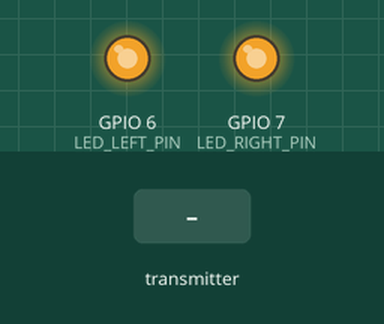
This sketch was run on a simulated ESP32-S3. On the bench: output pins drawn as LEDs (lit = HIGH). Inputs (shaded band) come from the test bench. What the sketch prints to the serial monitor is not drawn.

Above: at 1.2 s.
1.3 s: the transmitter starts sending target_id = 0
At 2.8 s:
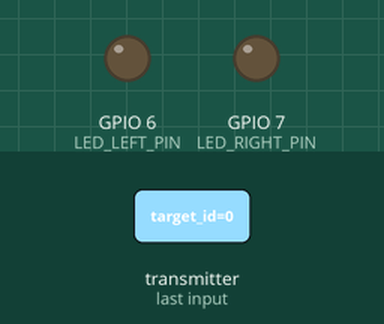
3.5 s: the transmitter starts sending direction.0 = 4095
5.5 s: the transmitter starts sending direction.1 = 4095
7.5 s: the transmitter starts sending direction.2 = 4095
9.5 s: the transmitter starts sending direction.3 = 4095
Timing chart, 0 to 12.5 s (numbered marks = the images above; inputs shaded):
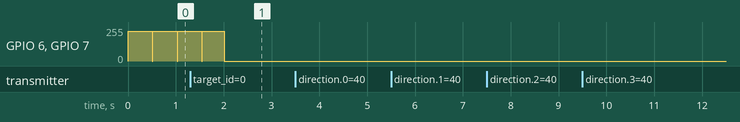

The sketch:

glasses.ino
```cpp
#include <esp_now.h>
#include <WiFi.h>
#include <string.h>

// 目标信息结构体
typedef struct {
  uint8_t target_id;
  int8_t angle;       // 正值：右侧，负值：左侧
  uint8_t distance;   // 单位：m (0~100)
  uint16_t speed;     // 单位：km/h
  char direction[4];  // "近" 或 "远"
} TargetInfo;

TargetInfo receivedTarget;
unsigned long lastDataTimeLeft = 0;
unsigned long lastDataTimeRight = 0;

// LED 引脚定义
const int LED_LEFT_PIN  = 6;
const int LED_RIGHT_PIN = 7;

// LED 控制变量
unsigned long previousMillisLeft = 0;
unsigned long previousMillisRight = 0;
bool leftLEDState = false;
bool rightLEDState = false;

// 固定开灯时长（ms）
const unsigned long LED_ON_DURATION = 500;

// PWM输出占空比（约2.9V输出）
const int PWM_DUTY = 225;

// ESP-NOW接收回调函数
void OnDataRecv(const esp_now_recv_info_t *info, const uint8_t *incomingData, int len) {
  if (len == sizeof(TargetInfo)) {
    memcpy(&receivedTarget, incomingData, sizeof(TargetInfo));

    Serial.printf("收到目标%d: 角度 %+03d° | 距离 %03dm | 方向 %s | 速度 %03dkm/h\n",
                  receivedTarget.target_id,
                  receivedTarget.angle,
                  receivedTarget.distance,
                  receivedTarget.direction,
                  receivedTarget.speed);

    if (receivedTarget.distance <= 100 && receivedTarget.speed >= 5 && strcmp(receivedTarget.direction, "近") == 0) {
      unsigned long blinkInterval = calculateBlinkInterval(receivedTarget.distance, receivedTarget.speed);

      // **左侧目标**
      if (receivedTarget.angle < -3) {
        lastDataTimeLeft = millis();  // 更新左侧数据时间
        previousMillisLeft = 0;       // 让 LED 立即执行更新
      }

      // **右侧目标**
      else if (receivedTarget.angle > 3) {
        lastDataTimeRight = millis(); // 更新右侧数据时间
        previousMillisRight = 0;      // 让 LED 立即执行更新
      }

      // **目标在后方（|angle| ≤ 3）**
      else {
        lastDataTimeLeft = millis();
        lastDataTimeRight = millis();
        previousMillisLeft = 0;
        previousMillisRight = 0;
      }
    }
  }
}

// 根据距离与速度计算闪烁间隔（单位：ms）
unsigned long calculateBlinkInterval(uint8_t distance, uint16_t speed) {
  float interval = 2.0;  // 初始最大间隔 2 秒

  // **距离因素**（100m ~ 0m）
  if (distance > 40) interval = 2.0;   // 远离（>80m）
  else if (distance > 30) interval = 1.5;
  else if (distance > 20) interval = 1.0;
  else if (distance > 10) interval = 0.5;
  else if (distance > 5) interval = 0.25;
  else interval = 0.0;   // ≤10m，持续亮灯

  // **速度因素**（5km/h ~ 80km/h）
  if (speed > 60) interval -= 1.5;   // 超高速（亮灯）
  else if (speed > 40) interval -= 1.0;
  else if (speed > 20) interval -= 0.5;
  else if (speed > 10) interval -= 0.25;

  // **确保间隔在 0.0~2.0 之间**
  if (interval < 0.0) interval = 0.0;
  if (interval > 2.0) interval = 2.0;

  return (unsigned long)(interval * 1000);  // 转换为毫秒
}


// **LED 更新函数**（独立处理）
void updateLED(uint8_t pin, unsigned long &previousMillis, bool &ledState, unsigned long interval) {
  unsigned long currentMillis = millis();

  if (ledState && currentMillis - previousMillis >= LED_ON_DURATION) {
    previousMillis = currentMillis;
    ledState = false;
    analogWrite(pin, 0);
  } else if (!ledState && currentMillis - previousMillis >= interval) {
    previousMillis = currentMillis;
    ledState = true;
    analogWrite(pin, PWM_DUTY);
  }
}

void setup() {
  Serial.begin(115200);

  WiFi.mode(WIFI_STA);
  if (esp_now_init() != ESP_OK) {
    Serial.println("ESP-NOW 初始化失败");
    return;
  }
  esp_now_register_recv_cb(OnDataRecv);

  pinMode(LED_LEFT_PIN, OUTPUT);
  pinMode(LED_RIGHT_PIN, OUTPUT);

  analogWrite(LED_LEFT_PIN, 0);
  analogWrite(LED_RIGHT_PIN, 0);
}

void loop() {
  unsigned long currentMillis = millis();

  // **独立处理左侧 LED**
  if (currentMillis - lastDataTimeLeft <= 2000) {
    unsigned long blinkIntervalLeft = calculateBlinkInterval(receivedTarget.distance, receivedTarget.speed);
    updateLED(LED_LEFT_PIN, previousMillisLeft, leftLEDState, blinkIntervalLeft);
  } else {
    analogWrite(LED_LEFT_PIN, 0);  // 超时后关闭
  }

  // **独立处理右侧 LED**
  if (currentMillis - lastDataTimeRight <= 2000) {
    unsigned long blinkIntervalRight = calculateBlinkInterval(receivedTarget.distance, receivedTarget.speed);
    updateLED(LED_RIGHT_PIN, previousMillisRight, rightLEDState, blinkIntervalRight);
  } else {
    analogWrite(LED_RIGHT_PIN, 0);  // 超时后关闭
  }

  delay(10);
}
```

Measured:
- after the input at 3.5 s, every drawn part: stays the same
- after the input at 5.5 s, every drawn part: stays the same
- after the input at 7.5 s, every drawn part: stays the same
- after the input at 9.5 s, every drawn part: stays the same
